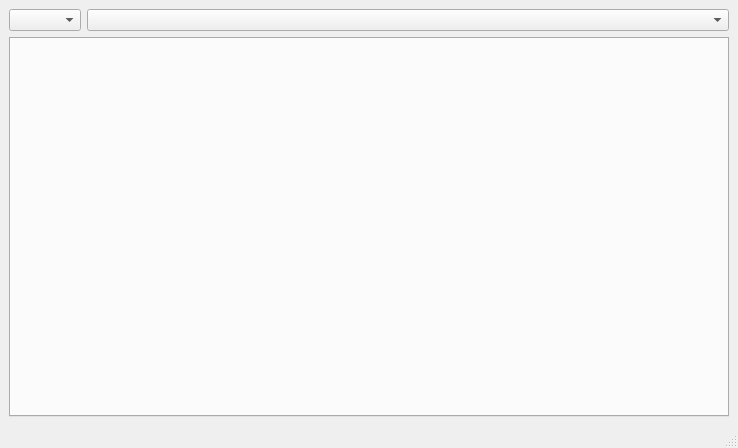
<?xml version="1.0" encoding="UTF-8"?>
<ui version="4.0">
 <class>MainWindow</class>
 <widget class="QMainWindow" name="MainWindow">
  <property name="geometry">
   <rect>
    <x>0</x>
    <y>0</y>
    <width>738</width>
    <height>448</height>
   </rect>
  </property>
  <property name="windowTitle">
   <string>MainWindow</string>
  </property>
  <widget class="QWidget" name="centralwidget">
   <layout class="QGridLayout" name="gridLayout">
    <item row="0" column="1">
     <widget class="QComboBox" name="comboBox_2"/>
    </item>
    <item row="0" column="0">
     <widget class="QComboBox" name="comboBox">
      <property name="sizePolicy">
       <sizepolicy hsizetype="Fixed" vsizetype="Fixed">
        <horstretch>0</horstretch>
        <verstretch>0</verstretch>
       </sizepolicy>
      </property>
      <property name="styleSheet">
       <string notr="true"/>
      </property>
     </widget>
    </item>
    <item row="1" column="0" colspan="2">
     <widget class="QTabWidget" name="tabWidget">
      <property name="minimumSize">
       <size>
        <width>720</width>
        <height>360</height>
       </size>
      </property>
      <property name="currentIndex">
       <number>-1</number>
      </property>
     </widget>
    </item>
   </layout>
  </widget>
  <widget class="QMenuBar" name="menubar">
   <property name="geometry">
    <rect>
     <x>0</x>
     <y>0</y>
     <width>738</width>
     <height>20</height>
    </rect>
   </property>
  </widget>
  <widget class="QStatusBar" name="statusbar"/>
 </widget>
 <resources/>
 <connections/>
</ui>
